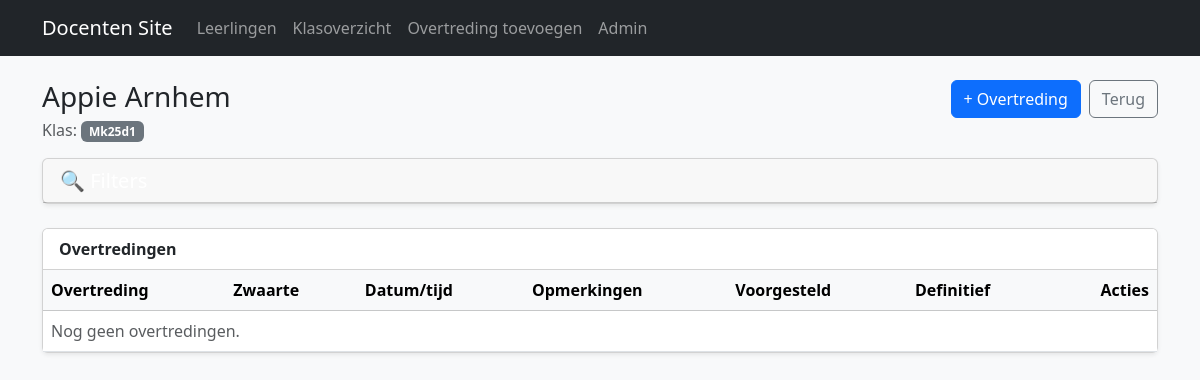
Page /leerling/2/ on the earlier database version.
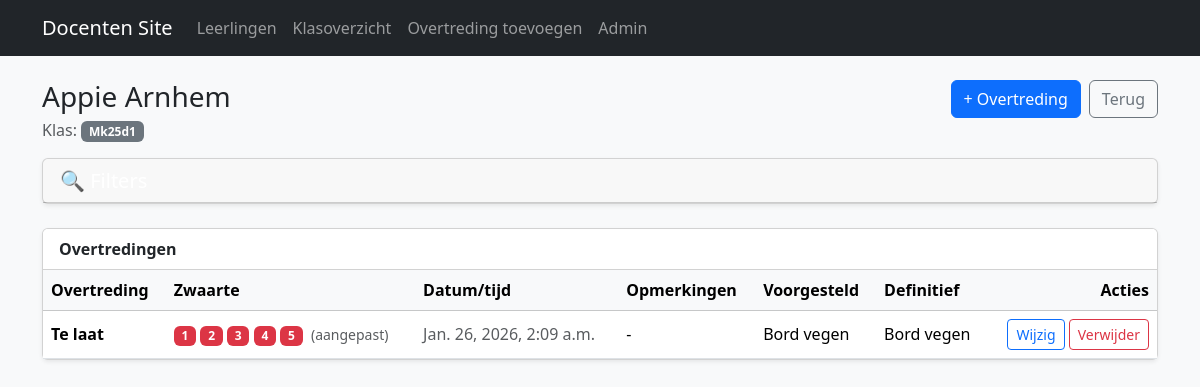
Same page on the later database version.
### core/models.py (models this page shows, shortened)
class Violation(models.Model):
    student = models.ForeignKey(Student, on_delete=models.CASCADE, related_name="violations")
    violation_type = models.ForeignKey(ViolationType, on_delete=models.PROTECT, related_name="violations")
    created_at = models.DateTimeField(auto_now_add=True)
    amount_text = models.CharField(max_length=50, blank=True)
    severity = models.PositiveSmallIntegerField(
        null=True,
        blank=True,
        help_text="Zwaarte van deze overtreding (1-5). Laat leeg om de standaard zwaarte van het type te gebruiken."
    )
    proposed_sanction = models.ForeignKey(
        Sanction, null=True, blank=True,
        on_delete=models.SET_NULL,
        related_name="proposed_for"
    )
    final_sanction_text = models.CharField(max_length=200, blank=True)
    def get_severity(self):
        return self.severity if self.severity is not None else self.violation_type.severity

class ViolationType(models.Model):
    name = models.CharField(max_length=120, unique=True)   # "Te laat", "Telefoon"
    severity = models.PositiveSmallIntegerField(default=1) # 1-5
    allow_free_text_amount = models.BooleanField(
        default=False,
        help_text="Bijv. te laat komen: docent kan minuten invullen."
    )
    def __str__(self):
        return f"{self.name} (zwaarte {self.severity})"

class Sanction(models.Model):
    name = models.CharField(max_length=120, unique=True)
    min_severity = models.PositiveSmallIntegerField(default=1)
    max_severity = models.PositiveSmallIntegerField(default=5)
    active = models.BooleanField(default=True)
    def __str__(self):
        return self.name

### core/views.py (the view)
# urls.py: path("leerling/<int:student_id>/", views.student_detail, name="student_detail"),
def student_detail(request, student_id: int):
    student = get_object_or_404(Student, id=student_id)
    filter_form = ViolationFilterForm(request.GET)
    violations = student.violations.select_related("violation_type", "proposed_sanction")
    violation_filter = Q()
    has_active_filters = False
    if filter_form.is_valid():
        date_from = filter_form.cleaned_data.get("date_from")
        date_to = filter_form.cleaned_data.get("date_to")
        violation_type = filter_form.cleaned_data.get("violation_type")
        severity = filter_form.cleaned_data.get("severity")
        if date_from:
            violation_filter &= Q(created_at__date__gte=date_from)
            has_active_filters = True
        if date_to:
            violation_filter &= Q(created_at__date__lte=date_to)
            has_active_filters = True
        if violation_type:
            violation_filter &= Q(violation_type=violation_type)
            has_active_filters = True
        if severity:
            violation_filter &= Q(violation_type__severity=int(severity))
            has_active_filters = True
    if violation_filter:
        violations = violations.filter(violation_filter)
    violations = violations.order_by("-created_at")
    return render(request, "core/student_detail.html", {
        "student": student,
        "violations": violations,
        "filter_form": filter_form,
        "has_active_filters": has_active_filters,
    })

### core/templates/core/student_detail.html (shortened to what this page needs)
{% extends "core/base.html" %}
{% block content %}
<div class="d-flex justify-content-between align-items-start mb-3">
  <div>
    <h1 class="h3 mb-1">{{ student.first_name }} {{ student.last_name }}</h1>
    <div class="text-muted">Klas: <span class="badge text-bg-secondary">{{ student.school_class.name }}</span></div>
  </div>
  <div class="d-flex gap-2">
    <a class="btn btn-primary" href="{% url 'violation_create_for_student' student.id %}">+ Overtreding</a>
    <a class="btn btn-outline-secondary" href="{% url 'students_list' %}">Terug</a>
  </div>
</div>
<div class="card shadow-sm mb-4">
  <div class="card-header">
    <button class="btn btn-link text-decoration-none text-white p-0 w-100 text-start" type="button" data-bs-toggle="collapse" data-bs-target="#filterCollapse" aria-expanded="{% if has_active_filters %}true{% else %}false{% endif %}" aria-controls="filterCollapse">
      <h5 class="mb-0 d-flex justify-content-between align-items-center">
        <span>🔍 Filters</span>
      </h5>
    </button>
  </div>
</div>
<div class="card shadow-sm">
  <div class="card-header bg-white">
    <strong>Overtredingen</strong>
  </div>
  <div class="table-responsive">
    <table class="table table-hover mb-0 align-middle">
      <thead class="table-light">
        <tr>
          <th>Overtreding</th>
          <th>Zwaarte</th>
          <th>Datum/tijd</th>
          <th>Opmerkingen</th>
          <th>Voorgesteld</th>
          <th>Definitief</th>
          <th class="text-end">Acties</th>
        </tr>
      </thead>
      <tbody>
        {% for v in violations %}
          <tr>
            <td><strong>{{ v.violation_type.name }}</strong></td>
            <td>
              {% with severity=v.get_severity %}
                {% for i in "12345" %}
                  <span class="badge {% if forloop.counter <= severity %}bg-danger{% else %}bg-secondary{% endif %}">
                    {{ forloop.counter }}
                  </span>
                {% endfor %}
                {% if v.severity %}
                  <small class="text-muted ms-1">(aangepast)</small>
                {% endif %}
              {% endwith %}
            </td>
            <td class="text-muted">{{ v.created_at }}</td>
            <td>{{ v.amount_text|default:"-" }}</td>
            <td>{{ v.proposed_sanction|default:"-" }}</td>
            <td>{{ v.final_sanction_text|default:"-" }}</td>
            <td class="text-end">
              <a class="btn btn-sm btn-outline-primary" href="{% url 'violation_edit' v.id %}">Wijzig</a>
              <a class="btn btn-sm btn-outline-danger" href="{% url 'violation_delete' v.id %}">Verwijder</a>
            </td>
          </tr>
        {% empty %}
          <tr><td colspan="7" class="text-muted">Nog geen overtredingen.</td></tr>
        {% endfor %}
      </tbody>
    </table>
  </div>
</div>
{% endblock %}

Differences in the rows shown:
added Violation: violation_type.name "Te laat", severity "(aangepast)", created_at "Jan. 26, 2026, 2:09 a.m.", amount_text "-", proposed_sanction "Bord vegen", final_sanction_text "Bord vegen"
Other differences:
text no longer shown: "Nog geen overtredingen."
